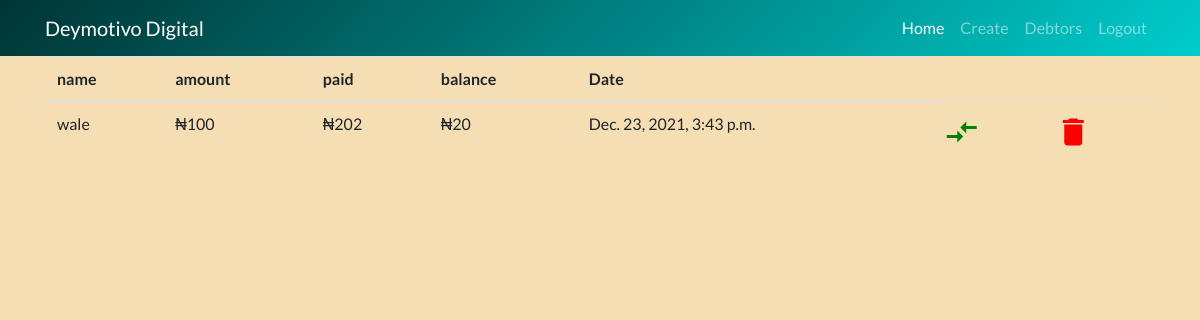
Page /debt/1/ (signed in) on the committed database.
### store/models.py (models this page shows, shortened)
class Debt(models.Model):
    CHOICES = {
        ('ps2', 'ps2'),
        ('ps3', 'ps3'),
        ('ps4', 'ps4')
    }
    name = models.CharField(max_length=50, null=True)
    game = models.CharField(null=True,max_length=200, choices=CHOICES)
    amount = models.IntegerField(null=True)
    paid = models.IntegerField(null=True)
    balance = models.IntegerField(null=True)
    date = models.DateTimeField(default=timezone.now)
    keeper = models.ForeignKey(User, on_delete=models.CASCADE)

### store/views.py (the view)
# urls.py: path('debt/<int:pk>/', DebtDetail.as_view(), name='debt_detail'),
class DebtDetail(LoginRequiredMixin, DetailView):
    model = Debt

### store/templates/store/debt_detail.html
{% extends 'store/base.html' %}
{% block content %}
<div class="">
    <table class="table">
      <thead>
        <tr>
          <th>name</th>
          <th>amount</th>
          <th>paid</th>
          <th>balance</th>
          <th>Date</th>
        </tr>
      </thead>
      <tbody>
        <tr>
          <td>{{object.name}}</td>
          <td>₦{{object.amount}}</td>
          <td>₦{{object.paid}}</td>
          <td>₦{{object.balance}}</td>
          <td>{{object.date}}</td>
          <td><a href="{% url 'debt_update' debt.id %}"><i class="material-icons" style="font-size:36px;color: green;">compare_arrows</i></a></td>
          <td><a href="{% url 'debt_delete' debt.id %}"><i class="material-icons" style="font-size:36px;color:red;">delete</i></a></td>
        </tr>
    </table>
{% endblock content %}

### store/static/base.css (style rules this page uses)
body { background-color:wheat; font-family: Lato, Sans-serif; padding-top: 56px; }

### store/templates/store/base.html (style rules this page uses)
body { background-color:wheat; font-family: Lato, Sans-serif; padding-top: 56px; }

### rows in the picture
Debt: name "wale", amount "100", paid "202", balance "20", date "Dec. 23, 2021, 3:43 p.m."
